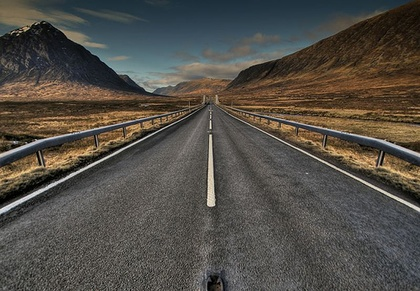
%> input picture tsv/TSV_P6_Ivan_Dominguez/P6images&code/road_2.jpg, 420 x 291 px, shrunk from 500 x 347 before the run
$ octave P6_ej2.m   (GNU Octave 9; MATLAB toolbox functions it lacks are replaced by stand-ins)
%> lines starting %> are read from the running program, lines starting %| are printed output that depends on the picture; in (x1, y1, x2, y2) boxes, pixels count from 0 and x2, y2 are one past the last pixel; in counts of white or black regions, pixels touching at a corner belong together; the program's own positions count from 1
% Ejercicio  2

clear all;
close all;
clc;

addpath('./P6images&code/')

% Cargamos la imagen

[ima, ~] = imread('road_2.jpg');
%> ima is the input picture: size 291x420x3 uint8; mean R, G, B 82.2, 78, 71.1

% La pasamos a escala de grises:

ima_gray = rgb2gray(ima);

% Obtenemos los contornos:

E = edge(ima_gray, 'canny', 0.5, 0.64);
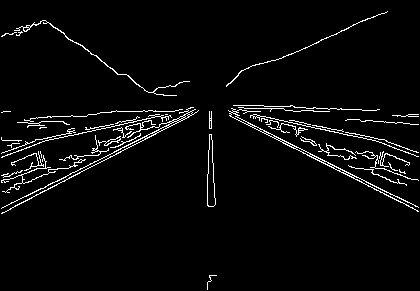
%> E: size 291x420 logical; 3.7% white in thin lines or dots

% Visualizamos los bordes con la aproximación:

figure;
imshow(255.*uint8(E)+0.5.*ima_gray);
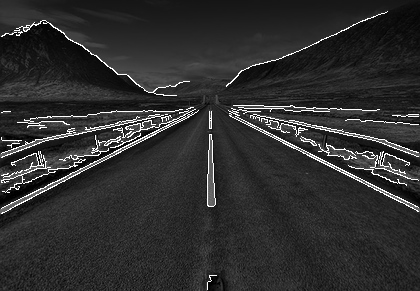
%> displayed picture: size 291x420, on the screen's scale of 0 to 255; min 0, max 255, mean 47.1

% La transformada de Hough:

theta = -90:0.5:89.5; % theta conocido
rho_r = 0.5;          % rho fijo, podría ser otro
[H,T,R] = hough(E,'RhoResolution',rho_r,'Theta',theta);
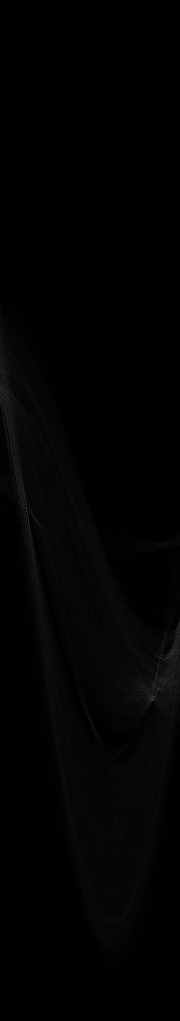
%> H: size 2041x360 double (shown at 1/2 size); min 0, max 119, mean 2.2
%> T = 360 values from -90 to 89.5; R = 2041 values from -510 to 510

% Visualizamos:

figure;
imshow(imadjust(mat2gray(H)),'XData',T,'YData',R, 'InitialMagnification','fit');
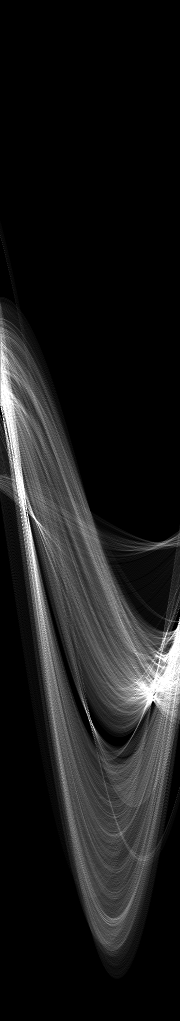
%> displayed picture: size 2041x360, on the screen's scale of 0 to 255 (shown at 1/2 size); min 0, max 255, mean 27.2
title('Hough transform');
xlabel('\theta'), ylabel('\rho');
axis on, axis normal; colorbar;


% Los más votados estarán en aquellos índices de T
% que maximicen R, es decir:

% Lista con el número de máximos que queremos probar
num_maximos_list = [4, 10, 30];

for n = num_maximos_list
    % 1. Hacemos una copia de H para poder modificarla (borrar los picos)
    % sin perder la matriz original para la siguiente prueba de la lista.
    H_aux = H;

    % 2. Preparamos la figura de la imagen original para dibujar las rectas
    fig_img = figure;
    imshow(ima); hold on;
    title(['Rectas detectadas en la imagen (N = ', num2str(n), ')']);

    % 3. Preparamos la figura de la transformada para dibujar los máximos
    fig_hough = figure;
    imshow(imadjust(mat2gray(H)),'XData',T,'YData',R, 'InitialMagnification','fit');
    title(['Máximos en la transformada (N = ', num2str(n), ')']);
    xlabel('\theta'), ylabel('\rho');
    axis on, axis normal; colorbar; hold on;

    % 4. Bucle para extraer los 'n' máximos
    for k = 1:n
        % Encontramos el valor máximo global actual
        val_max = max(H_aux(:));

        % Encontramos su posición (fila y columna)
        [jrho, jtheta] = find(H_aux == val_max, 1);

        % Vamos a la figura de Hough y dibujamos el recuadro verde
        figure(fig_hough);
        plot(T(jtheta), R(jrho), 'sg', 'MarkerSize', 10, 'LineWidth', 2);

        % Vamos a la figura de la imagen y dibujamos la recta
        figure(fig_img);
        x = 1:size(E, 2);
        % Calculamos la coordenada 'y' despejando de la ecuación de la recta
        y = (R(jrho) - x.*cosd(T(jtheta))) ./ sind(T(jtheta));
        plot(x, y, '-g', 'LineWidth', 2);

        % IMPORTANTE: Anulamos este máximo para que en la próxima iteración
        % max() encuentre el siguiente pico más alto.
        H_aux(jrho, jtheta) = 0;
    end
end
%> this loop made 3 passes
%> pass 1, `title(['Rectas detectadas en la imagen (N = ', num2str(n), ')']);`:
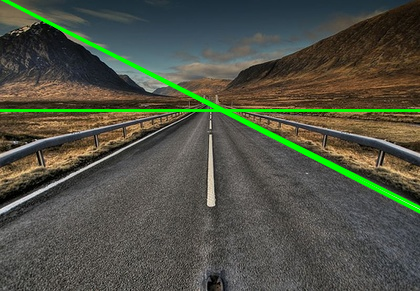
%> figure redrawn from the program's plot data; its title reads 'Rectas detectadas en la imagen (N = 4)'
%> pass 1, `colorbar`:
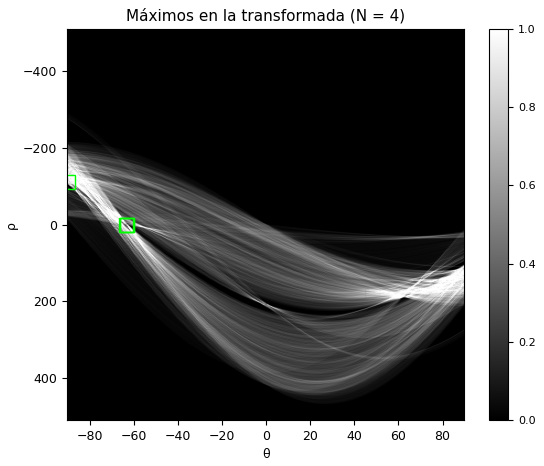
%> figure redrawn from the program's plot data
%> after the loop:
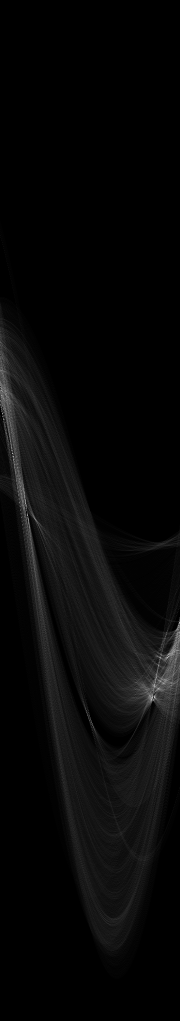
%> H_aux: size 2041x360 double (shown at 1/2 size); min 0, max 69, mean 2.2; drawn with min black and max white

$ run again, with tsv/TSV_P6_Ivan_Dominguez/P6images&code/road_1.jpg copied over tsv/TSV_P6_Ivan_Dominguez/P6images&code/road_2.jpg
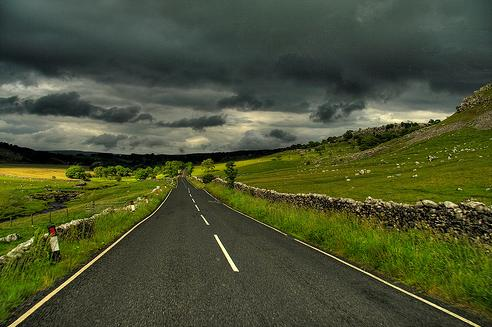
%> input picture tsv/TSV_P6_Ivan_Dominguez/P6images&code/road_1.jpg, 492 x 327 px
%> ima is the input picture: size 327x492x3 uint8; mean R, G, B 73.8, 81, 51
%> `E = edge(ima_gray, 'canny', 0.5, 0.64);`:
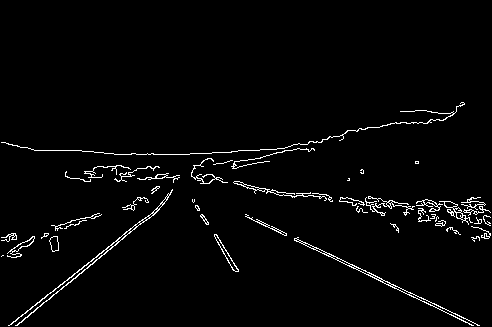
%> E: size 327x492 logical; 2.5% white in thin lines or dots, all inside (x1, y1, x2, y2) = (1, 102, 491, 326)
%> T = 360 values from -90 to 89.5; R = 2359 values from -589.5 to 589.5
%> after the loop `for n = num_maximos_list`:
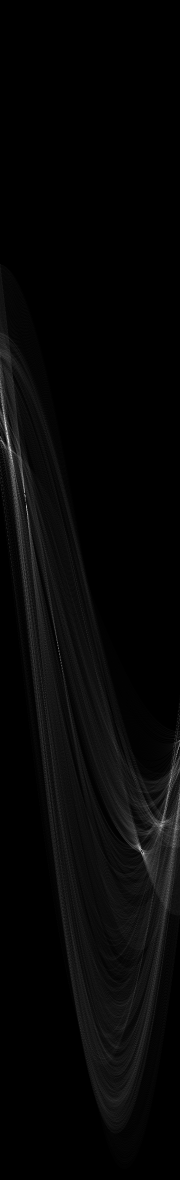
%> H_aux: size 2359x360 double (shown at 1/2 size); min 0, max 65, mean 1.7; drawn with min black and max white

$ run again, with tsv/TSV_P6_Ivan_Dominguez/P6images&code/road_3.jpg copied over tsv/TSV_P6_Ivan_Dominguez/P6images&code/road_2.jpg
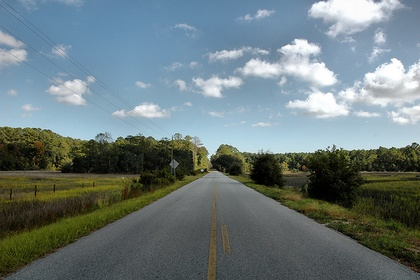
%> input picture tsv/TSV_P6_Ivan_Dominguez/P6images&code/road_3.jpg, 420 x 280 px, shrunk from 640 x 426 before the run
%> ima is the input picture: size 280x420x3 uint8; mean R, G, B 107.9, 122.4, 124.1
%> `E = edge(ima_gray, 'canny', 0.5, 0.64);`:
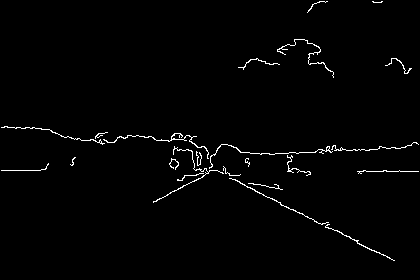
%> E: size 280x420 logical; 1.5% white in thin lines or dots
%> T = 360 values from -90 to 89.5; R = 2015 values from -503.5 to 503.5
%> the loop `for n = num_maximos_list` made 3 passes
%> pass 1, `colorbar`:
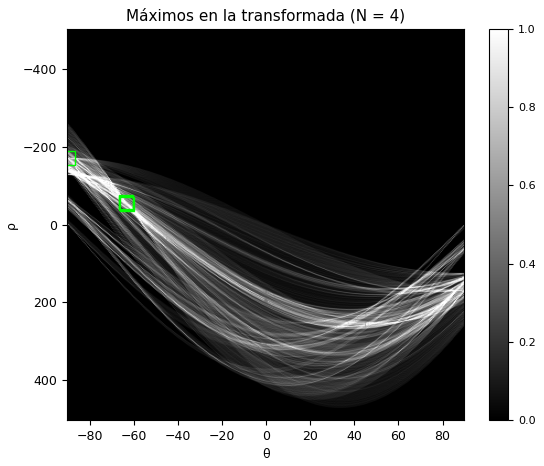
%> figure redrawn from the program's plot data

$ run again, with tsv/TSV_P6_Ivan_Dominguez/P6images&code/bricks.jpg copied over tsv/TSV_P6_Ivan_Dominguez/P6images&code/road_2.jpg
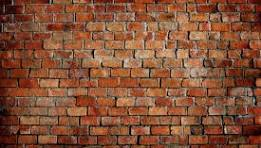
%> input picture tsv/TSV_P6_Ivan_Dominguez/P6images&code/bricks.jpg, 261 x 148 px
%> ima is the input picture: size 148x261x3 uint8; mean R, G, B 130.9, 80.6, 55.5
%> E: size 148x261 logical; 11.2% white in thin lines or dots
%> T = 360 values from -90 to 89.5; R = 1197 values from -299 to 299
%> after the loop `for n = num_maximos_list`:
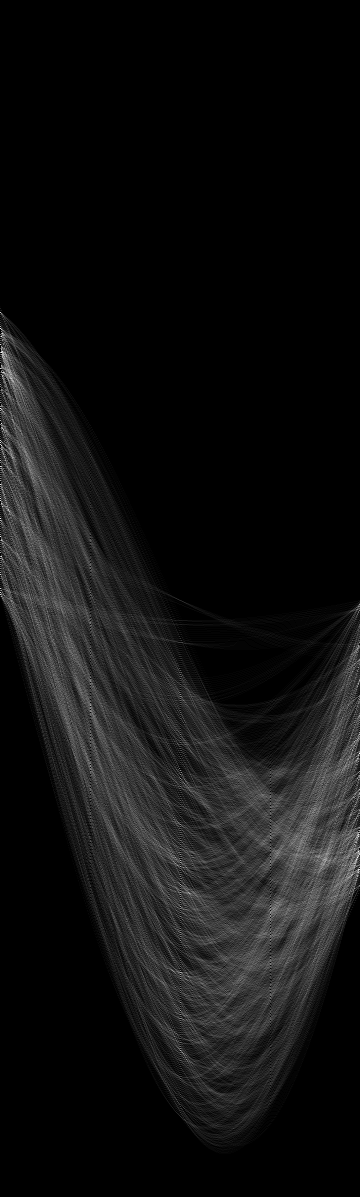
%> H_aux: size 1197x360 double; min 0, max 53, mean 3.6; drawn with min black and max white
